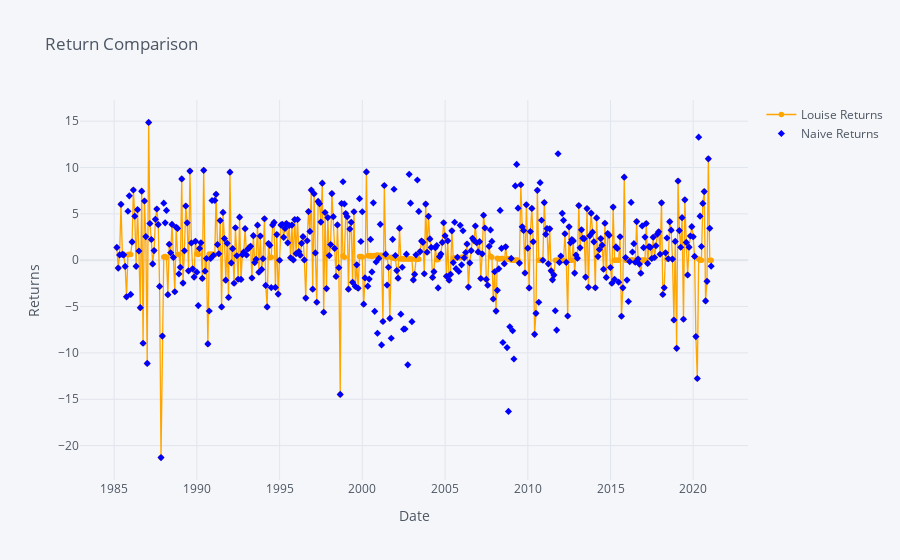

Source (notebook cell):
### Code cell
plyo.iplot(  
    portfolio_return[['Louise Returns','Naive Returns']].iplot(asFigure=True,
                    title='Return Comparison',  
                     xTitle='Date',  
                     yTitle='Returns',
                    mode={'Louise Returns': 'lines+markers','Naive Returns' : 'markers'},  
             symbol={'Louise Returns': 'circle', 'Naive Returns' : 'diamond'},  
             size=5.5,  
             colors={'Louise Returns': 'orange', 'Naive Returns' : 'blue'}, ),)

### Figure 1 — Plotly figure (JSON) as saved in the notebook; plotly's stock layout.template omitted (floating-point values rounded to 4 significant figures; data arrays with more than 128 entries replaced by an {"elided": "..."} marker saying what was removed)
{"data": [{"line": {"color": "orange", "dash": "solid", "shape": "linear", "width": 1.3}, "marker": {"size": 5.5, "symbol": "circle"}, "mode": "lines+markers", "name": "Louise Returns", "text": "", "type": "scatter", "x": {"elided": "432 str values"}, "y": {"elided": "432 float values"}}, {"line": {"color": "blue", "dash": "solid", "shape": "linear", "width": 1.3}, "marker": {"size": 5.5, "symbol": "diamond"}, "mode": "markers", "name": "Naive Returns", "text": "", "type": "scatter", "x": {"elided": "432 str values"}, "y": {"elided": "432 float values"}}], "layout": {"legend": {"bgcolor": "#F5F6F9", "font": {"color": "#4D5663"}}, "paper_bgcolor": "#F5F6F9", "plot_bgcolor": "#F5F6F9", "title": {"font": {"color": "#4D5663"}, "text": "Return Comparison"}, "xaxis": {"gridcolor": "#E1E5ED", "showgrid": true, "tickfont": {"color": "#4D5663"}, "title": {"font": {"color": "#4D5663"}, "text": "Date"}, "zerolinecolor": "#E1E5ED"}, "yaxis": {"gridcolor": "#E1E5ED", "showgrid": true, "tickfont": {"color": "#4D5663"}, "title": {"font": {"color": "#4D5663"}, "text": "Returns"}, "zerolinecolor": "#E1E5ED"}}}
